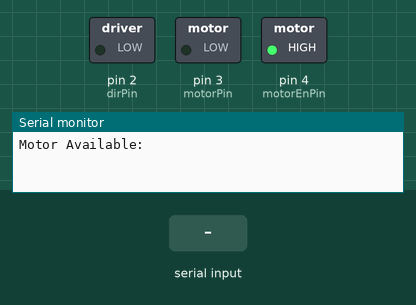
Recording of a sketch running on a simulated Arduino Uno, built with avr-gcc and run on an emulated ATmega328P. On the bench: switched loads named in the sketch (green lamp = pin HIGH), the last lines printed to the serial monitor. The test bench sets the inputs (shaded band).

Above: at 1.2 s.
1.3 s: "forward,1\n" received over Serial
At 2.31 s:
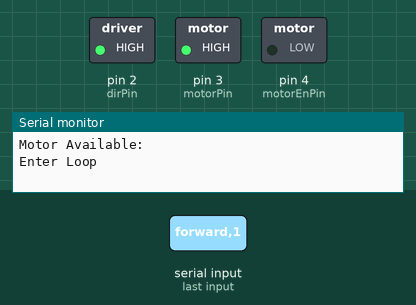
3.8 s: "backward,1\n" received over Serial
At 4.82 s:
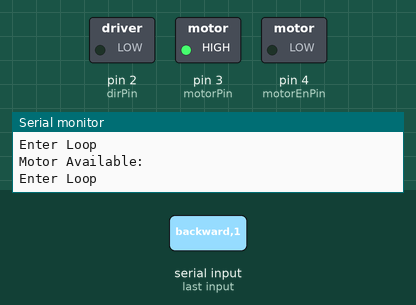
6.3 s: "forward" received over Serial
8.8 s: "backward" received over Serial
11.3 s: "forward,150\n" received over Serial
At 12.8 s:
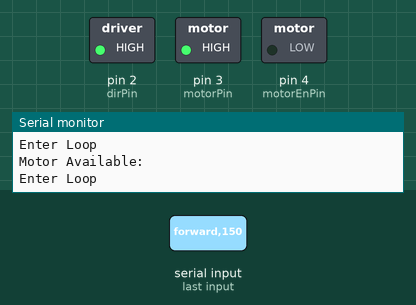
Timing chart, 0 to 24.3 s (numbered marks = the images above; inputs shaded):
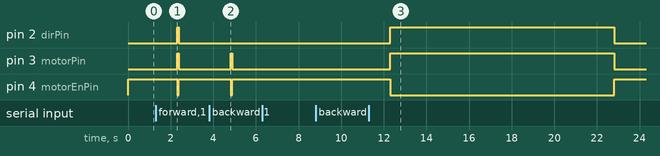

The sketch:

motor_control.ino
```cpp
//Starter code by
// Stepper Motor
// Michael Klements
// The DIY Life
// 25/01/2017
//https://www.the-diy-life.com/arduino-stepper-motor-pololu-driver/
//Modified by Jeff for 18500

int motorPin = 3;        //Assign pin numbers
int dirPin = 2;
int motorEnPin = 4;
int analogPin = A3;
int threshold = 30;
int val = 0;  // variable to store the light detection value read
int motorSpe = 70;      //Assign the motor speed, a smaller number is a faster speed (shorter delay between pulses) (setting to 0 is bad, 5 is best)
int rotation = 203;     //Assign the motor rotation in pulses (203 is a full circle)

void setup()
{
  Serial.begin(9600);
  pinMode(motorPin, OUTPUT);  //Assign Pins
  pinMode(dirPin, OUTPUT);
  pinMode(motorEnPin, OUTPUT);
}

void loop()
{
  //Turn motor driver off to prevent overheating
  digitalWrite(motorEnPin, HIGH);
  digitalWrite(dirPin, LOW);
  digitalWrite(motorPin, LOW);

  //Wait for command
  Serial.println("Motor Available: ");
  while (Serial.available() == 0) {}     //wait for data available

  //Parse Command
  String teststr = Serial.readString();  //read until timeout
  teststr.trim();                        // remove any \r \n whitespace at the end of the String

  int commaIndex = teststr.indexOf(",");
  int strLength = teststr.length();
  String dirStr = teststr.substring(0, commaIndex);
  String rotateStr = teststr.substring(commaIndex + 1, strLength);
  rotation = rotateStr.toInt();
  if (teststr == "light") {
    val = analogRead(analogPin);          // read the input pin
    //Serial.println((val < threshold));    // return light detection info
    Serial.println((val < threshold));    // return light detection info
  } else if ((dirStr == "forward") || (dirStr == "backward")) {
    if(dirStr == "forward"){
      digitalWrite(dirPin, HIGH);
    } else {
      digitalWrite(dirPin, LOW);
    }
    Serial.println("Enter Loop");
    digitalWrite(motorEnPin, LOW);
    for(int j = 0 ; j < rotation ; j++)  //Run the motor to the input rotation at the input speed.
    {
      if(Serial.available()){
        //interrupt handling
        teststr = Serial.readString();
        teststr.trim();
        if(teststr == "stop") {
          Serial.println(rotation-j);
          break;
        } else {
          Serial.println("Invalid interrupt");
          //turn motor
          digitalWrite(motorPin, HIGH);
          delay(motorSpe);
          digitalWrite(motorPin, LOW);
        }
      } else {
        //turn motor
        digitalWrite(motorPin, HIGH);
        delay(motorSpe);
        digitalWrite(motorPin, LOW);
      }
    }
  } else {
    Serial.println("Invalid command");
  }

}
```

Measured:
- after the input at 1.3 s, pin 2 (dirPin), pin 3 (motorPin): LOW → HIGH after 1.0 s, → LOW 0.07 s later; pin 4 (motorEnPin): HIGH → LOW after 1.0 s, → HIGH 0.07 s later
- after the input at 3.8 s, pin 3 (motorPin): LOW → HIGH after 1.0 s, → LOW 0.07 s later; pin 4 (motorEnPin): HIGH → LOW after 1.0 s, → HIGH 0.07 s later
- after the input at 11.3 s, pin 2 (dirPin), pin 3 (motorPin): LOW → HIGH after 1.0 s, → LOW 10.5 s later; pin 4 (motorEnPin): HIGH → LOW after 1.0 s, → HIGH 10.5 s later
